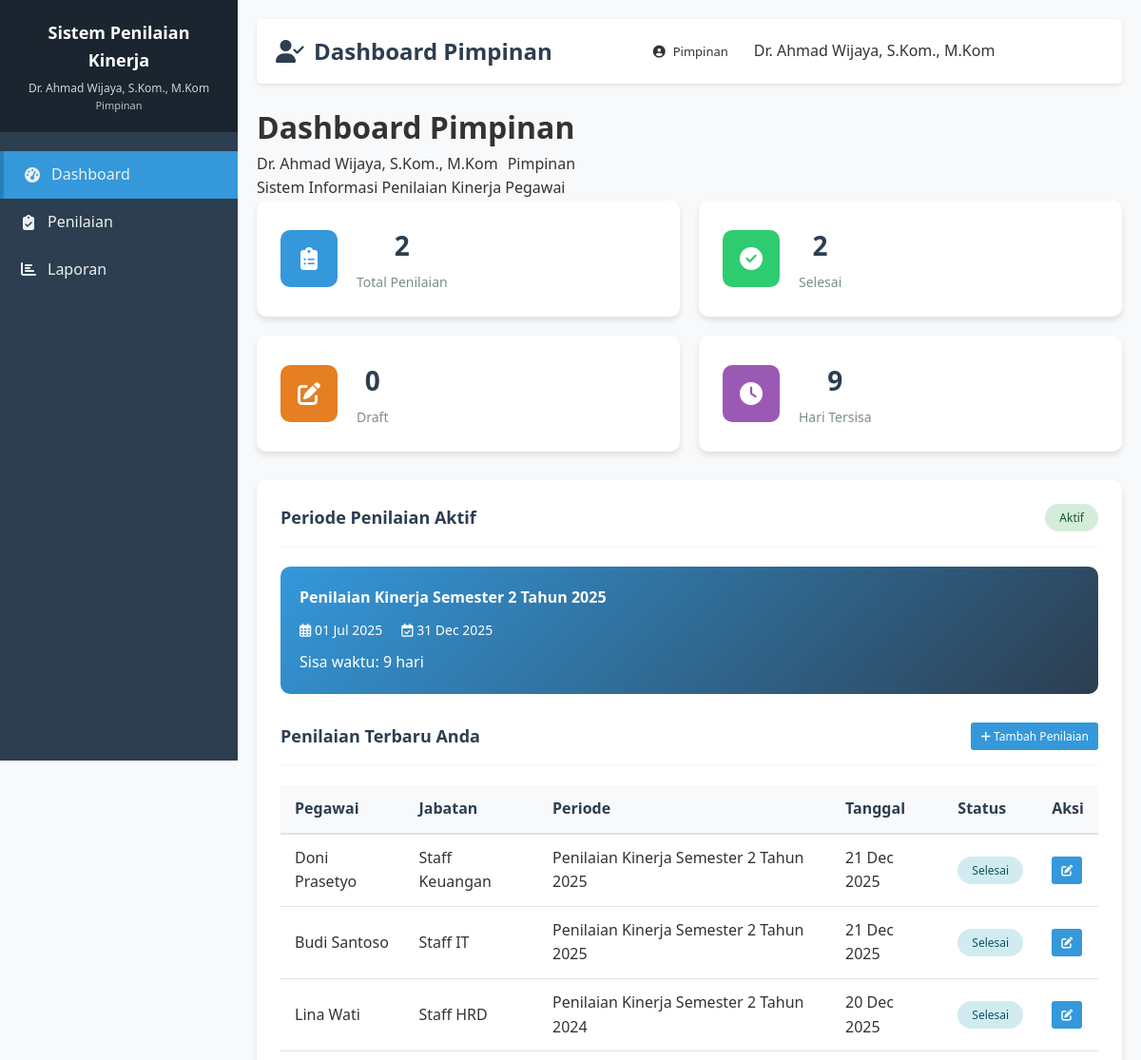
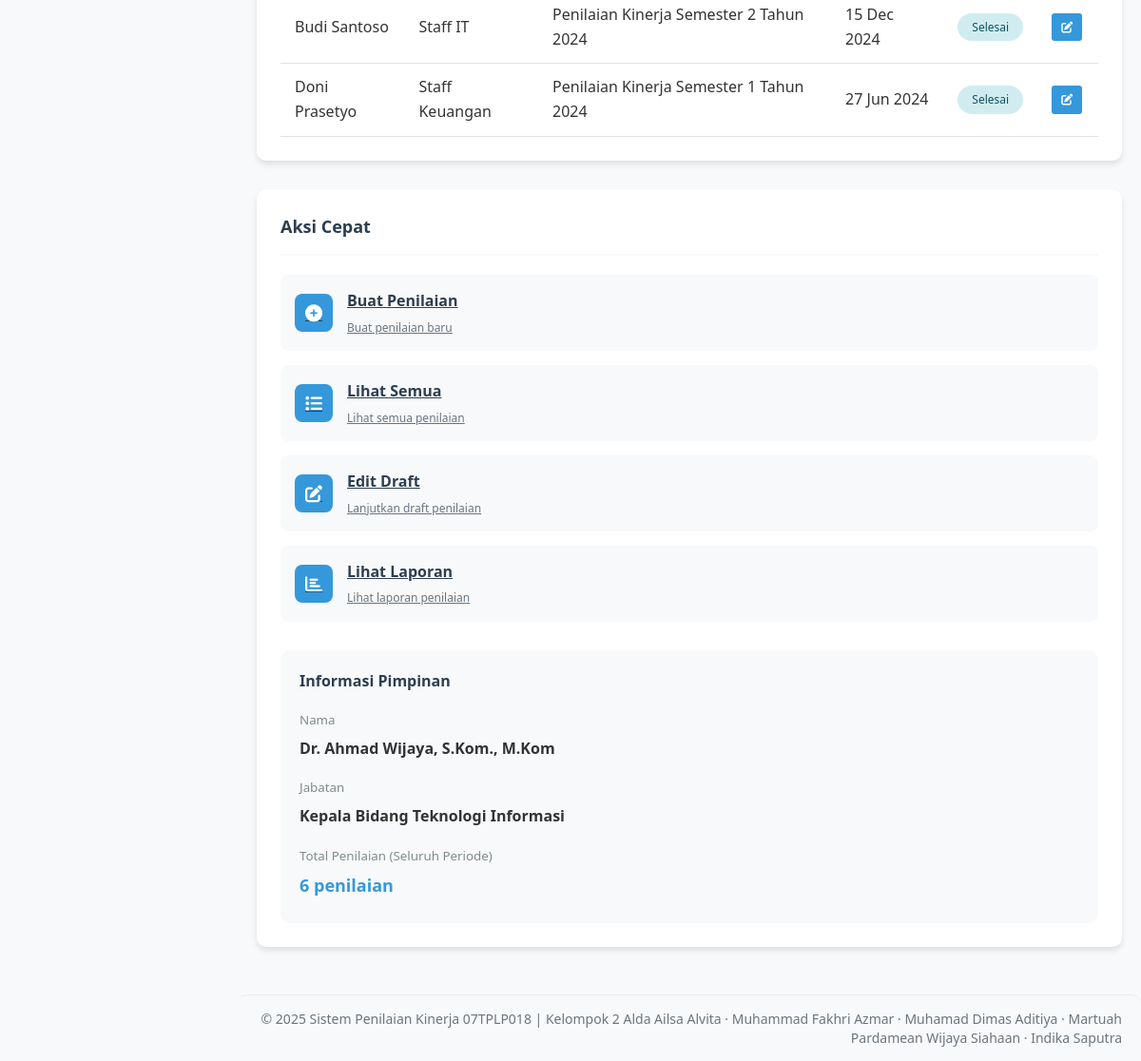
Screenshot of /pimpinan/dashboard.php (signed in) with the database file from the repository (2 pictures, top to bottom).
### tables this page shows
CREATE TABLE `periode_penilaian` (
  `id` int(11) NOT NULL,
  `nama_periode` varchar(100) NOT NULL,
  `tanggal_mulai` date NOT NULL,
  `tanggal_selesai` date NOT NULL,
  `status` enum('aktif','selesai','draft') NOT NULL DEFAULT 'draft',
  `created_at` timestamp NOT NULL DEFAULT current_timestamp(),
  `updated_at` timestamp NOT NULL DEFAULT current_timestamp() ON UPDATE current_timestamp()
);

CREATE TABLE `penilaian` (
  `id` int(11) NOT NULL,
  `periode_id` int(11) NOT NULL,
  `pegawai_id` int(11) NOT NULL,
  `penilai_id` int(11) NOT NULL,
  `tanggal_penilaian` date NOT NULL,
  `status` enum('draft','selesai') NOT NULL DEFAULT 'draft',
  `catatan` text DEFAULT NULL,
  `created_at` timestamp NOT NULL DEFAULT current_timestamp(),
  `updated_at` timestamp NOT NULL DEFAULT current_timestamp() ON UPDATE current_timestamp()
);

CREATE TABLE `pegawai` (
  `id` int(11) NOT NULL,
  `user_id` int(11) DEFAULT NULL,
  `nip` varchar(50) NOT NULL,
  `nama_depan` varchar(100) DEFAULT NULL,
  `nama_belakang` varchar(100) DEFAULT NULL,
  `nama_lengkap` varchar(255) NOT NULL,
  `jabatan` varchar(100) NOT NULL,
  `unit_kerja` varchar(100) DEFAULT NULL,
  `email` varchar(100) DEFAULT NULL,
  `no_telp` varchar(20) DEFAULT NULL,
  `created_at` timestamp NOT NULL DEFAULT current_timestamp(),
  `updated_at` timestamp NOT NULL DEFAULT current_timestamp() ON UPDATE current_timestamp()
);

CREATE TABLE `penilai` (
  `id` int(11) NOT NULL,
  `user_id` int(11) NOT NULL,
  `nama_penilai` varchar(255) NOT NULL,
  `jabatan` varchar(100) NOT NULL,
  `created_at` timestamp NOT NULL DEFAULT current_timestamp(),
  `updated_at` timestamp NOT NULL DEFAULT current_timestamp() ON UPDATE current_timestamp()
);

### pimpinan/dashboard.php (the view, shortened to what this page needs)
<?php
$db = new Database();
$conn = $db->getConnection();
$user_id = $_SESSION['user_id'];
$penilai_query = "SELECT * FROM penilai WHERE user_id = '$user_id'";
$penilai_result = $conn->query($penilai_query);
$penilai = $penilai_result->fetch_assoc();
$active_period = $conn->query("
    SELECT * FROM periode_penilaian
    WHERE status = 'aktif'
    ORDER BY id DESC LIMIT 1
")->fetch_assoc();
$stats_query = "
    SELECT
        COUNT(*) as total,
        SUM(CASE WHEN status = 'selesai' THEN 1 ELSE 0 END) as selesai,
        SUM(CASE WHEN status = 'draft' THEN 1 ELSE 0 END) as draft
    FROM penilaian
    WHERE penilai_id = '{$penilai['id']}'
    " . ($active_period ? "AND periode_id = '{$active_period['id']}'" : "");
$stats_result = $conn->query($stats_query);
$stats = $stats_result->fetch_assoc();
$recent_query = "
    SELECT
        pn.*,
        pg.nama_lengkap as nama_pegawai,
        pg.jabatan as jabatan_pegawai,
        pr.nama_periode
    FROM penilaian pn
    JOIN pegawai pg ON pn.pegawai_id = pg.id
    JOIN periode_penilaian pr ON pn.periode_id = pr.id
    WHERE pn.penilai_id = '{$penilai['id']}'
    ORDER BY pn.tanggal_penilaian DESC
    LIMIT 5
";
$recent_result = $conn->query($recent_query);
require_once '../includes/header.php';
?>
<div class="dashboard-header">
    <div class="header-title">
        <h1>Dashboard Pimpinan</h1>
        <div class="user-info">
            <span class="user-name"><?php echo $_SESSION['nama_lengkap']; ?></span>
            <span class="user-role">Pimpinan</span>
        </div>
    </div>
    <p>Sistem Informasi Penilaian Kinerja Pegawai</p>
</div>
<div class="stat-grid">
    <div class="stat-card">
        <div class="stat-icon blue">
            <i class="fas fa-clipboard-list"></i>
        </div>
        <div class="stat-content">
            <h3><?php echo $stats['total'] ?? 0; ?></h3>
            <p>Total Penilaian</p>
        </div>
    </div>
    <div class="stat-card">
        <div class="stat-icon green">
            <i class="fas fa-check-circle"></i>
        </div>
        <div class="stat-content">
            <h3><?php echo $stats['selesai'] ?? 0; ?></h3>
            <p>Selesai</p>
        </div>
    </div>
    <div class="stat-card">
        <div class="stat-icon orange">
            <i class="fas fa-edit"></i>
        </div>
        <div class="stat-content">
            <h3><?php echo $stats['draft'] ?? 0; ?></h3>
            <p>Draft</p>
        </div>
    </div>
    <div class="stat-card">
        <div class="stat-icon purple">
            <i class="fas fa-clock"></i>
        </div>
        <div class="stat-content">
            <?php if ($active_period):
                $end_date = new DateTime($active_period['tanggal_selesai']);
                $today = new DateTime();
                $days_left = $today->diff($end_date)->days;
            ?>
                <h3><?php echo $days_left; ?></h3>
                <p>Hari Tersisa</p>
            <?php else: ?>
                <h3>0</h3>
                <p>Periode Tidak Aktif</p>
            <?php endif; ?>
        </div>
    </div>
</div>
<div class="content-section">
    <div class="main-section">
        <?php if ($active_period): ?>
        <div class="section-header">
            <h2>Periode Penilaian Aktif</h2>
            <span class="status-badge status-aktif">Aktif</span>
        </div>
        <div class="period-info">
            <h4><?php echo $active_period['nama_periode']; ?></h4>
            <div class="period-dates">
                <div class="date-item">
                    <i class="far fa-calendar-alt"></i>
                    <?php echo date('d M Y', strtotime($active_period['tanggal_mulai'])); ?>
                </div>
                <div class="date-item">
                    <i class="far fa-calendar-check"></i>
                    <?php echo date('d M Y', strtotime($active_period['tanggal_selesai'])); ?>
                </div>
            </div>
            <p>Sisa waktu: <?php echo $days_left; ?> hari</p>
        </div>
        <?php endif; ?>
        <div class="section-header" style="margin-top: 30px;">
            <h2>Penilaian Terbaru Anda</h2>
            <a href="penilaian.php" class="btn btn-primary btn-sm">
                <i class="fas fa-plus"></i> Tambah Penilaian
            </a>
        </div>
        <div class="table-responsive">
            <table class="data-table">
                <thead>
                    <tr>
                        <th>Pegawai</th>
                        <th>Jabatan</th>
                        <th>Periode</th>
                        <th>Tanggal</th>
                        <th>Status</th>
                        <th>Aksi</th>
                    </tr>
                </thead>
                <tbody>
                    <?php if ($recent_result->num_rows > 0): ?>
                        <?php while ($row = $recent_result->fetch_assoc()): ?>
                            <tr>
                                <td><?php echo $row['nama_pegawai']; ?></td>
                                <td><?php echo $row['jabatan_pegawai']; ?></td>
                                <td><?php echo $row['nama_periode']; ?></td>
                                <td><?php echo date('d M Y', strtotime($row['tanggal_penilaian'])); ?></td>
                                <td>
                                    <?php
                                        $status_class = $row['status'] == 'selesai' ? 'status-selesai' : 'status-draft';
                                        $status_text = $row['status'] == 'selesai' ? 'Selesai' : 'Draft';
                                    ?>
                                    <span class="status-badge <?php echo $status_class; ?>">
                                        <?php echo $status_text; ?>
                                    </span>
                                </td>
                                <td>
                                    <a href="penilaian.php?action=edit&id=<?php echo $row['id']; ?>"
                                       class="btn btn-sm btn-primary">
                                        <i class="fas fa-edit"></i>
                                    </a>
                                </td>
                            </tr>
                        <?php endwhile; ?>
                    <?php endif; ?>
                </tbody>
            </table>
        </div>
    </div>
    <div class="quick-actions-section">
        <div class="section-header">
            <h2>Aksi Cepat</h2>
        </div>
        <div class="quick-actions-grid">
            <a href="penilaian.php?action=tambah" class="quick-action-btn">
                <div class="quick-icon">
                    <i class="fas fa-plus-circle"></i>
                </div>
                <div>
                    <strong>Buat Penilaian</strong>
                    <p style="font-size: 12px; margin-top: 5px; opacity: 0.7;">Buat penilaian baru</p>
                </div>
            </a>
            <a href="penilaian.php" class="quick-action-btn">
                <div class="quick-icon">
                    <i class="fas fa-list"></i>
                </div>
                <div>
                    <strong>Lihat Semua</strong>
                    <p style="font-size: 12px; margin-top: 5px; opacity: 0.7;">Lihat semua penilaian</p>
                </div>
            </a>
            <a href="penilaian.php?status=draft" class="quick-action-btn">
                <div class="quick-icon">
                    <i class="fas fa-edit"></i>
                </div>
                <div>
                    <strong>Edit Draft</strong>
                    <p style="font-size: 12px; margin-top: 5px; opacity: 0.7;">Lanjutkan draft penilaian</p>
                </div>
            </a>
            <a href="laporan.php" class="quick-action-btn">
                <div class="quick-icon">
                    <i class="fas fa-chart-bar"></i>
                </div>
                <div>
                    <strong>Lihat Laporan</strong>
                    <p style="font-size: 12px; margin-top: 5px; opacity: 0.7;">Lihat laporan penilaian</p>
                </div>
            </a>
        </div>
        <div style="margin-top: 30px; padding: 20px; background: #f8f9fa; border-radius: 10px;">
            <h4 style="margin-bottom: 15px; color: #2c3e50;">Informasi Pimpinan</h4>
            <div style="display: grid; grid-template-columns: 1fr; gap: 10px;">
                <div>
                    <small style="color: #7f8c8d;">Nama</small>
                    <p style="font-weight: bold; margin: 5px 0;"><?php echo $penilai['nama_penilai']; ?></p>
                </div>
                <div>
                    <small style="color: #7f8c8d;">Jabatan</small>
                    <p style="font-weight: bold; margin: 5px 0;"><?php echo $penilai['jabatan']; ?></p>
                </div>
                <div>
                    <small style="color: #7f8c8d;">Total Penilaian (Seluruh Periode)</small>
                    <?php
                    $total_all_query = "SELECT COUNT(*) as total FROM penilaian WHERE penilai_id = '{$penilai['id']}'";
                    $total_all_result = $conn->query($total_all_query);
                    $total_all = $total_all_result->fetch_assoc()['total'];
                    ?>
                    <p style="font-size: 18px; font-weight: bold; margin: 5px 0; color: #3498db;">
                        <?php echo $total_all; ?> penilaian
                    </p>
                </div>
            </div>
        </div>
    </div>
</div>
<?php require_once '../includes/footer.php'; ?>

### assets/css/style.css (style rules this page uses)
* { margin: 0; padding: 0; box-sizing: border-box; }
body { font-family: 'Segoe UI', Tahoma, Geneva, Verdana, sans-serif; background-color: #f8f9fa; color: #333; line-height: 1.6; }
.user-info { display: flex; align-items: center; gap: 10px; }
.user-name { font-weight: 500; }
.stat-card { background-color: white; padding: 20px; border-radius: 5px; box-shadow: 0 2px 4px rgba(0,0,0,0.1); text-align: center; }
.stat-card h3 { font-size: 28px; color: #3498db; margin-bottom: 5px; }
.stat-card p { color: #7f8c8d; font-size: 14px; }
table { width: 100%; border-collapse: collapse; }
table th, table td { padding: 12px 15px; text-align: left; border-bottom: 1px solid #eee; }
table th { background-color: #f8f9fa; font-weight: 600; color: #2c3e50; }
.btn { padding: 8px 15px; border: none; border-radius: 3px; cursor: pointer; font-size: 14px; transition: background-color 0.3s; text-decoration: none; display: inline-block; }
.btn-primary { background-color: #3498db; color: white; }
.btn-sm { padding: 5px 10px; font-size: 12px; }
.status-badge { padding: 5px 10px; border-radius: 20px; font-size: 12px; font-weight: 500; display: inline-block; }

### includes/header.php (style rules this page uses)
.stat-grid { display: grid; grid-template-columns: repeat(4, 1fr); gap: 20px; margin-bottom: 30px; }
.stat-card { background: white; border-radius: 10px; padding: 25px; box-shadow: 0 4px 6px rgba(0, 0, 0, 0.1); display: flex; align-items: center; gap: 20px; transition: transform 0.3s; }
.stat-icon { width: 60px; height: 60px; border-radius: 10px; display: flex; align-items: center; justify-content: center; font-size: 24px; color: white; }
.stat-icon.blue { background: #3498db; }
.stat-icon.green { background: #2ecc71; }
.stat-icon.orange { background: #e67e22; }
.stat-icon.purple { background: #9b59b6; }
.stat-content h3 { font-size: 28px; margin: 0; color: #2c3e50; }
.stat-content p { margin: 5px 0 0 0; color: #7f8c8d; font-size: 14px; }
.content-section { display: grid; grid-template-columns: 2fr 1fr; gap: 30px; }
.main-section { background: white; border-radius: 10px; padding: 25px; box-shadow: 0 4px 6px rgba(0, 0, 0, 0.1); }
.section-header { display: flex; justify-content: space-between; align-items: center; margin-bottom: 20px; padding-bottom: 15px; border-bottom: 2px solid #f8f9fa; }
.section-header h2 { font-size: 18px; color: #2c3e50; margin: 0; }
.status-badge { padding: 5px 15px; border-radius: 20px; font-size: 12px; font-weight: 500; }
.status-aktif { background: #d4edda; color: #155724; }
.status-selesai { background: #d1ecf1; color: #0c5460; }
.table-responsive { overflow-x: auto; }
.data-table { width: 100%; border-collapse: collapse; }
.data-table thead { background: #f8f9fa; }
.data-table th { padding: 12px 15px; text-align: left; font-weight: 600; color: #2c3e50; border-bottom: 2px solid #dee2e6; }
.data-table td { padding: 12px 15px; border-bottom: 1px solid #dee2e6; }
.quick-actions-section { background: white; border-radius: 10px; padding: 25px; box-shadow: 0 4px 6px rgba(0, 0, 0, 0.1); }
.quick-actions-grid { display: grid; grid-template-columns: 1fr; gap: 15px; }
.quick-action-btn { display: flex; align-items: center; gap: 15px; padding: 15px; background: #f8f9fa; border: none; border-radius: 8px; cursor: pointer; transition: all 0.3s; width: 100%; text-align: left; color: #2c3e50; font-weight: 500; }
.quick-icon { width: 40px; height: 40px; border-radius: 8px; background: #3498db; color: white; display: flex; align-items: center; justify-content: center; font-size: 18px; }
.period-info { background: linear-gradient(135deg, #3498db, #2c3e50); color: white; padding: 20px; border-radius: 10px; margin-top: 20px; }
.period-info h4 { margin: 0 0 10px 0; font-size: 16px; }
.period-dates { display: flex; gap: 20px; margin-bottom: 10px; }
.date-item { font-size: 14px; }
@media (max-width: 1200px) { .stat-grid { grid-template-columns: repeat(2, 1fr); } }
@media (max-width: 1200px) { .content-section { grid-template-columns: 1fr; } }

### rows the page displays
periode_penilaian: nama_periode "Penilaian Kinerja Semester 2 Tahun 2025", tanggal_mulai "01 Jul 2025", tanggal_selesai "31 Dec 2025"
penilaian: pegawai.nama_lengkap "Doni Prasetyo", pegawai.jabatan "Staff Keuangan", periode.nama_periode "Penilaian Kinerja Semester 2 Tahun 2025", tanggal_penilaian "21 Dec 2025", status "Selesai"
penilaian: pegawai.nama_lengkap "Budi Santoso", pegawai.jabatan "Staff IT", periode.nama_periode "Penilaian Kinerja Semester 2 Tahun 2025", tanggal_penilaian "21 Dec 2025", status "Selesai"
penilaian: pegawai.nama_lengkap "Lina Wati", pegawai.jabatan "Staff HRD", periode.nama_periode "Penilaian Kinerja Semester 2 Tahun 2024", tanggal_penilaian "20 Dec 2025", status "Selesai"
penilaian: pegawai.nama_lengkap "Budi Santoso", pegawai.jabatan "Staff IT", periode.nama_periode "Penilaian Kinerja Semester 2 Tahun 2024", tanggal_penilaian "15 Dec 2024", status "Selesai"
penilaian: pegawai.nama_lengkap "Doni Prasetyo", pegawai.jabatan "Staff Keuangan", periode.nama_periode "Penilaian Kinerja Semester 1 Tahun 2024", tanggal_penilaian "27 Jun 2024", status "Selesai"
penilai: nama_penilai "Dr. Ahmad Wijaya, S.Kom., M.Kom", jabatan "Kepala Bidang Teknologi Informasi"

### other values shown
$_SESSION['nama_lengkap'] "Dr. Ahmad Wijaya, S.Kom., M.Kom"
$page_title "Dashboard Pimpinan"
$role "Pimpinan"
$stats['total'] "2"
$stats['selesai'] "2"
$stats['draft'] "0"
$total_all "6"
